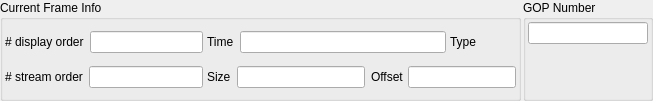
<ui version="4.0" >
 <class>FrameInfoWidget</class>
 <widget class="QWidget" name="FrameInfoWidget" >
  <property name="geometry" >
   <rect>
    <x>0</x>
    <y>0</y>
    <width>653</width>
    <height>101</height>
   </rect>
  </property>
  <property name="windowTitle" >
   <string>Form</string>
  </property>
  <layout class="QGridLayout" >
   <property name="margin" >
    <number>0</number>
   </property>
   <property name="spacing" >
    <number>2</number>
   </property>
   <item row="0" column="1" >
    <widget class="QGroupBox" name="groupBox_2" >
     <property name="sizePolicy" >
      <sizepolicy>
       <hsizetype>5</hsizetype>
       <vsizetype>5</vsizetype>
       <horstretch>1</horstretch>
       <verstretch>0</verstretch>
      </sizepolicy>
     </property>
     <property name="title" >
      <string>GOP Number</string>
     </property>
     <layout class="QGridLayout" >
      <property name="margin" >
       <number>2</number>
      </property>
      <property name="spacing" >
       <number>2</number>
      </property>
      <item row="1" column="0" >
       <spacer>
        <property name="orientation" >
         <enum>Qt::Vertical</enum>
        </property>
        <property name="sizeHint" >
         <size>
          <width>20</width>
          <height>21</height>
         </size>
        </property>
       </spacer>
      </item>
      <item row="0" column="0" >
       <widget class="QLineEdit" name="leGopNumber" >
        <property name="readOnly" >
         <bool>true</bool>
        </property>
       </widget>
      </item>
     </layout>
    </widget>
   </item>
   <item row="0" column="0" >
    <widget class="QGroupBox" name="gbFrameInfo" >
     <property name="sizePolicy" >
      <sizepolicy>
       <hsizetype>5</hsizetype>
       <vsizetype>5</vsizetype>
       <horstretch>4</horstretch>
       <verstretch>0</verstretch>
      </sizepolicy>
     </property>
     <property name="title" >
      <string>Current Frame Info</string>
     </property>
     <layout class="QGridLayout" >
      <property name="margin" >
       <number>2</number>
      </property>
      <property name="spacing" >
       <number>4</number>
      </property>
      <item row="0" column="1" colspan="2" >
       <layout class="QHBoxLayout" >
        <property name="margin" >
         <number>0</number>
        </property>
        <property name="spacing" >
         <number>6</number>
        </property>
        <item>
         <widget class="QLabel" name="numDisplayOrder_2" >
          <property name="text" >
           <string>Time</string>
          </property>
         </widget>
        </item>
        <item>
         <widget class="QLineEdit" name="leStreamTime" >
          <property name="enabled" >
           <bool>true</bool>
          </property>
          <property name="readOnly" >
           <bool>true</bool>
          </property>
         </widget>
        </item>
       </layout>
      </item>
      <item row="0" column="3" >
       <widget class="QLabel" name="numDisplayOrder_5" >
        <property name="text" >
         <string>Type</string>
        </property>
       </widget>
      </item>
      <item row="0" column="4" >
       <widget class="QLabel" name="laType" >
        <property name="sizePolicy" >
         <sizepolicy>
          <hsizetype>0</hsizetype>
          <vsizetype>0</vsizetype>
          <horstretch>0</horstretch>
          <verstretch>0</verstretch>
         </sizepolicy>
        </property>
        <property name="minimumSize" >
         <size>
          <width>24</width>
          <height>24</height>
         </size>
        </property>
        <property name="maximumSize" >
         <size>
          <width>24</width>
          <height>24</height>
         </size>
        </property>
        <property name="text" >
         <string/>
        </property>
        <property name="pixmap" >
         <pixmap resource="frameinfowidget.qrc" >:/pixmaps/pixmaps/bframe_18.xpm</pixmap>
        </property>
       </widget>
      </item>
      <item row="0" column="0" >
       <layout class="QHBoxLayout" >
        <property name="margin" >
         <number>0</number>
        </property>
        <property name="spacing" >
         <number>6</number>
        </property>
        <item>
         <widget class="QLabel" name="numDisplayOrder" >
          <property name="text" >
           <string># display order</string>
          </property>
         </widget>
        </item>
        <item>
         <widget class="QLineEdit" name="leDisplayOrder" >
          <property name="enabled" >
           <bool>true</bool>
          </property>
          <property name="readOnly" >
           <bool>true</bool>
          </property>
         </widget>
        </item>
       </layout>
      </item>
      <item row="1" column="0" >
       <layout class="QHBoxLayout" >
        <property name="margin" >
         <number>0</number>
        </property>
        <property name="spacing" >
         <number>6</number>
        </property>
        <item>
         <widget class="QLabel" name="numStreamOrder" >
          <property name="text" >
           <string># stream order</string>
          </property>
         </widget>
        </item>
        <item>
         <widget class="QLineEdit" name="leStreamOrder" >
          <property name="enabled" >
           <bool>true</bool>
          </property>
          <property name="readOnly" >
           <bool>true</bool>
          </property>
         </widget>
        </item>
       </layout>
      </item>
      <item row="1" column="1" >
       <layout class="QHBoxLayout" >
        <property name="margin" >
         <number>0</number>
        </property>
        <property name="spacing" >
         <number>6</number>
        </property>
        <item>
         <widget class="QLabel" name="numDisplayOrder_3" >
          <property name="text" >
           <string>Size</string>
          </property>
         </widget>
        </item>
        <item>
         <widget class="QLineEdit" name="leFrameSize" >
          <property name="enabled" >
           <bool>true</bool>
          </property>
          <property name="readOnly" >
           <bool>true</bool>
          </property>
         </widget>
        </item>
        <item>
         <widget class="QLabel" name="numDisplayOrder_4" >
          <property name="text" >
           <string>Offset</string>
          </property>
         </widget>
        </item>
       </layout>
      </item>
      <item row="1" column="2" colspan="3" >
       <widget class="QLineEdit" name="leOffset" >
        <property name="enabled" >
         <bool>true</bool>
        </property>
        <property name="readOnly" >
         <bool>true</bool>
        </property>
       </widget>
      </item>
     </layout>
    </widget>
   </item>
  </layout>
 </widget>
 <resources>
  <include location="frameinfowidget.qrc" />
 </resources>
 <connections/>
</ui>
